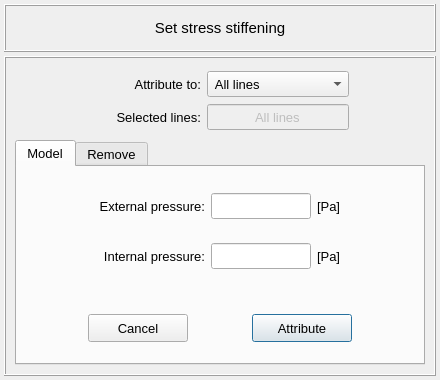
<?xml version="1.0" encoding="UTF-8"?>
<ui version="4.0">
 <class>Dialog</class>
 <widget class="QDialog" name="Dialog">
  <property name="geometry">
   <rect>
    <x>0</x>
    <y>0</y>
    <width>440</width>
    <height>380</height>
   </rect>
  </property>
  <property name="minimumSize">
   <size>
    <width>440</width>
    <height>380</height>
   </size>
  </property>
  <property name="maximumSize">
   <size>
    <width>440</width>
    <height>380</height>
   </size>
  </property>
  <property name="windowTitle">
   <string>Dialog</string>
  </property>
  <layout class="QGridLayout" name="gridLayout">
   <property name="leftMargin">
    <number>4</number>
   </property>
   <property name="topMargin">
    <number>4</number>
   </property>
   <property name="rightMargin">
    <number>4</number>
   </property>
   <property name="bottomMargin">
    <number>4</number>
   </property>
   <property name="spacing">
    <number>4</number>
   </property>
   <item row="0" column="0">
    <widget class="QFrame" name="frame">
     <property name="minimumSize">
      <size>
       <width>0</width>
       <height>48</height>
      </size>
     </property>
     <property name="maximumSize">
      <size>
       <width>16777215</width>
       <height>48</height>
      </size>
     </property>
     <property name="frameShape">
      <enum>QFrame::Box</enum>
     </property>
     <property name="frameShadow">
      <enum>QFrame::Raised</enum>
     </property>
     <layout class="QGridLayout" name="gridLayout_2">
      <item row="0" column="0">
       <widget class="QLabel" name="label">
        <property name="font">
         <font>
          <pointsize>11</pointsize>
         </font>
        </property>
        <property name="text">
         <string>Set stress stiffening</string>
        </property>
        <property name="alignment">
         <set>Qt::AlignCenter</set>
        </property>
       </widget>
      </item>
     </layout>
    </widget>
   </item>
   <item row="1" column="0">
    <widget class="QFrame" name="frame_2">
     <property name="frameShape">
      <enum>QFrame::Box</enum>
     </property>
     <property name="frameShadow">
      <enum>QFrame::Raised</enum>
     </property>
     <layout class="QGridLayout" name="gridLayout_7">
      <item row="0" column="0">
       <widget class="QFrame" name="frame_attribution_controls">
        <property name="frameShape">
         <enum>QFrame::NoFrame</enum>
        </property>
        <property name="frameShadow">
         <enum>QFrame::Raised</enum>
        </property>
        <layout class="QGridLayout" name="gridLayout_6">
         <property name="leftMargin">
          <number>4</number>
         </property>
         <property name="topMargin">
          <number>4</number>
         </property>
         <property name="rightMargin">
          <number>4</number>
         </property>
         <property name="bottomMargin">
          <number>4</number>
         </property>
         <property name="verticalSpacing">
          <number>7</number>
         </property>
         <item row="1" column="2">
          <widget class="QLineEdit" name="lineEdit_selected_id">
           <property name="enabled">
            <bool>false</bool>
           </property>
           <property name="minimumSize">
            <size>
             <width>0</width>
             <height>26</height>
            </size>
           </property>
           <property name="maximumSize">
            <size>
             <width>16777215</width>
             <height>26</height>
            </size>
           </property>
           <property name="font">
            <font>
             <pointsize>10</pointsize>
            </font>
           </property>
           <property name="focusPolicy">
            <enum>Qt::ClickFocus</enum>
           </property>
           <property name="styleSheet">
            <string notr="true"/>
           </property>
           <property name="text">
            <string>All lines</string>
           </property>
           <property name="alignment">
            <set>Qt::AlignCenter</set>
           </property>
          </widget>
         </item>
         <item row="1" column="0">
          <spacer name="horizontalSpacer_2">
           <property name="orientation">
            <enum>Qt::Horizontal</enum>
           </property>
           <property name="sizeHint" stdset="0">
            <size>
             <width>40</width>
             <height>20</height>
            </size>
           </property>
          </spacer>
         </item>
         <item row="0" column="2">
          <widget class="QComboBox" name="comboBox_attribution_type">
           <property name="minimumSize">
            <size>
             <width>0</width>
             <height>26</height>
            </size>
           </property>
           <property name="maximumSize">
            <size>
             <width>16777215</width>
             <height>26</height>
            </size>
           </property>
           <property name="font">
            <font>
             <pointsize>10</pointsize>
            </font>
           </property>
           <property name="toolTip">
            <string>&lt;html&gt;&lt;head/&gt;&lt;body&gt;&lt;p&gt;Enable stress stiffening effects to:&lt;/p&gt;&lt;/body&gt;&lt;/html&gt;</string>
           </property>
           <item>
            <property name="text">
             <string> All lines</string>
            </property>
           </item>
           <item>
            <property name="text">
             <string> Selected lines</string>
            </property>
           </item>
           <item>
            <property name="text">
             <string> Selected elements</string>
            </property>
           </item>
          </widget>
         </item>
         <item row="0" column="1">
          <widget class="QLabel" name="label_attribute_to">
           <property name="minimumSize">
            <size>
             <width>110</width>
             <height>26</height>
            </size>
           </property>
           <property name="maximumSize">
            <size>
             <width>110</width>
             <height>26</height>
            </size>
           </property>
           <property name="font">
            <font>
             <pointsize>10</pointsize>
            </font>
           </property>
           <property name="text">
            <string>Attribute to:</string>
           </property>
           <property name="alignment">
            <set>Qt::AlignRight|Qt::AlignTrailing|Qt::AlignVCenter</set>
           </property>
          </widget>
         </item>
         <item row="1" column="1">
          <widget class="QLabel" name="label_selected_id">
           <property name="minimumSize">
            <size>
             <width>110</width>
             <height>26</height>
            </size>
           </property>
           <property name="maximumSize">
            <size>
             <width>110</width>
             <height>26</height>
            </size>
           </property>
           <property name="font">
            <font>
             <pointsize>10</pointsize>
            </font>
           </property>
           <property name="text">
            <string>Selected lines:</string>
           </property>
           <property name="alignment">
            <set>Qt::AlignRight|Qt::AlignTrailing|Qt::AlignVCenter</set>
           </property>
          </widget>
         </item>
         <item row="1" column="5">
          <spacer name="horizontalSpacer_3">
           <property name="orientation">
            <enum>Qt::Horizontal</enum>
           </property>
           <property name="sizeHint" stdset="0">
            <size>
             <width>40</width>
             <height>20</height>
            </size>
           </property>
          </spacer>
         </item>
        </layout>
       </widget>
      </item>
      <item row="1" column="0">
       <widget class="QTabWidget" name="tabWidget_main">
        <property name="minimumSize">
         <size>
          <width>0</width>
          <height>0</height>
         </size>
        </property>
        <property name="maximumSize">
         <size>
          <width>16777215</width>
          <height>1000</height>
         </size>
        </property>
        <property name="font">
         <font>
          <pointsize>10</pointsize>
         </font>
        </property>
        <property name="currentIndex">
         <number>0</number>
        </property>
        <widget class="QWidget" name="tab_model">
         <attribute name="title">
          <string>Model</string>
         </attribute>
         <layout class="QGridLayout" name="gridLayout_5">
          <property name="leftMargin">
           <number>4</number>
          </property>
          <property name="topMargin">
           <number>4</number>
          </property>
          <property name="rightMargin">
           <number>4</number>
          </property>
          <property name="bottomMargin">
           <number>4</number>
          </property>
          <item row="0" column="1">
           <widget class="QFrame" name="frame_3">
            <property name="minimumSize">
             <size>
              <width>0</width>
              <height>120</height>
             </size>
            </property>
            <property name="frameShape">
             <enum>QFrame::NoFrame</enum>
            </property>
            <property name="frameShadow">
             <enum>QFrame::Raised</enum>
            </property>
            <layout class="QGridLayout" name="gridLayout_8">
             <property name="leftMargin">
              <number>4</number>
             </property>
             <property name="topMargin">
              <number>4</number>
             </property>
             <property name="rightMargin">
              <number>4</number>
             </property>
             <property name="bottomMargin">
              <number>4</number>
             </property>
             <item row="0" column="2">
              <widget class="QLineEdit" name="lineEdit_external_pressure">
               <property name="minimumSize">
                <size>
                 <width>100</width>
                 <height>26</height>
                </size>
               </property>
               <property name="maximumSize">
                <size>
                 <width>100</width>
                 <height>26</height>
                </size>
               </property>
               <property name="font">
                <font>
                 <pointsize>10</pointsize>
                 <weight>50</weight>
                 <italic>false</italic>
                 <bold>false</bold>
                </font>
               </property>
               <property name="styleSheet">
                <string notr="true"/>
               </property>
               <property name="text">
                <string/>
               </property>
               <property name="alignment">
                <set>Qt::AlignCenter</set>
               </property>
              </widget>
             </item>
             <item row="1" column="1">
              <widget class="QLabel" name="label_26">
               <property name="minimumSize">
                <size>
                 <width>0</width>
                 <height>26</height>
                </size>
               </property>
               <property name="maximumSize">
                <size>
                 <width>16777215</width>
                 <height>26</height>
                </size>
               </property>
               <property name="font">
                <font>
                 <pointsize>10</pointsize>
                </font>
               </property>
               <property name="text">
                <string>Internal pressure:</string>
               </property>
               <property name="alignment">
                <set>Qt::AlignRight|Qt::AlignTrailing|Qt::AlignVCenter</set>
               </property>
              </widget>
             </item>
             <item row="1" column="2">
              <widget class="QLineEdit" name="lineEdit_internal_pressure">
               <property name="minimumSize">
                <size>
                 <width>100</width>
                 <height>26</height>
                </size>
               </property>
               <property name="maximumSize">
                <size>
                 <width>100</width>
                 <height>26</height>
                </size>
               </property>
               <property name="font">
                <font>
                 <pointsize>10</pointsize>
                 <weight>50</weight>
                 <italic>false</italic>
                 <bold>false</bold>
                </font>
               </property>
               <property name="focusPolicy">
                <enum>Qt::StrongFocus</enum>
               </property>
               <property name="styleSheet">
                <string notr="true"/>
               </property>
               <property name="alignment">
                <set>Qt::AlignCenter</set>
               </property>
              </widget>
             </item>
             <item row="0" column="3">
              <widget class="QLabel" name="label_17">
               <property name="minimumSize">
                <size>
                 <width>0</width>
                 <height>26</height>
                </size>
               </property>
               <property name="maximumSize">
                <size>
                 <width>16777215</width>
                 <height>26</height>
                </size>
               </property>
               <property name="font">
                <font>
                 <pointsize>10</pointsize>
                </font>
               </property>
               <property name="text">
                <string>[Pa]</string>
               </property>
               <property name="alignment">
                <set>Qt::AlignLeading|Qt::AlignLeft|Qt::AlignVCenter</set>
               </property>
              </widget>
             </item>
             <item row="0" column="1">
              <widget class="QLabel" name="label_25">
               <property name="minimumSize">
                <size>
                 <width>0</width>
                 <height>26</height>
                </size>
               </property>
               <property name="maximumSize">
                <size>
                 <width>16777215</width>
                 <height>26</height>
                </size>
               </property>
               <property name="font">
                <font>
                 <pointsize>10</pointsize>
                </font>
               </property>
               <property name="text">
                <string>External pressure:</string>
               </property>
               <property name="alignment">
                <set>Qt::AlignRight|Qt::AlignTrailing|Qt::AlignVCenter</set>
               </property>
              </widget>
             </item>
             <item row="1" column="3">
              <widget class="QLabel" name="label_18">
               <property name="minimumSize">
                <size>
                 <width>0</width>
                 <height>26</height>
                </size>
               </property>
               <property name="maximumSize">
                <size>
                 <width>16777215</width>
                 <height>26</height>
                </size>
               </property>
               <property name="font">
                <font>
                 <pointsize>10</pointsize>
                </font>
               </property>
               <property name="text">
                <string>[Pa]</string>
               </property>
               <property name="alignment">
                <set>Qt::AlignLeading|Qt::AlignLeft|Qt::AlignVCenter</set>
               </property>
              </widget>
             </item>
             <item row="0" column="0">
              <spacer name="horizontalSpacer_5">
               <property name="orientation">
                <enum>Qt::Horizontal</enum>
               </property>
               <property name="sizeHint" stdset="0">
                <size>
                 <width>40</width>
                 <height>20</height>
                </size>
               </property>
              </spacer>
             </item>
             <item row="0" column="4">
              <spacer name="horizontalSpacer_6">
               <property name="orientation">
                <enum>Qt::Horizontal</enum>
               </property>
               <property name="sizeHint" stdset="0">
                <size>
                 <width>40</width>
                 <height>20</height>
                </size>
               </property>
              </spacer>
             </item>
            </layout>
           </widget>
          </item>
          <item row="1" column="1">
           <widget class="QFrame" name="frame_7">
            <property name="minimumSize">
             <size>
              <width>0</width>
              <height>60</height>
             </size>
            </property>
            <property name="maximumSize">
             <size>
              <width>16777215</width>
              <height>16777215</height>
             </size>
            </property>
            <property name="frameShape">
             <enum>QFrame::NoFrame</enum>
            </property>
            <property name="frameShadow">
             <enum>QFrame::Raised</enum>
            </property>
            <layout class="QGridLayout" name="gridLayout_9">
             <item row="0" column="1">
              <widget class="QPushButton" name="pushButton_attribute">
               <property name="minimumSize">
                <size>
                 <width>100</width>
                 <height>28</height>
                </size>
               </property>
               <property name="maximumSize">
                <size>
                 <width>100</width>
                 <height>28</height>
                </size>
               </property>
               <property name="font">
                <font>
                 <family>MS Shell Dlg 2</family>
                 <pointsize>10</pointsize>
                 <weight>50</weight>
                 <italic>false</italic>
                 <bold>false</bold>
                </font>
               </property>
               <property name="styleSheet">
                <string notr="true"/>
               </property>
               <property name="text">
                <string>Attribute</string>
               </property>
              </widget>
             </item>
             <item row="0" column="0">
              <widget class="QPushButton" name="pushButton_cancel">
               <property name="minimumSize">
                <size>
                 <width>100</width>
                 <height>28</height>
                </size>
               </property>
               <property name="maximumSize">
                <size>
                 <width>100</width>
                 <height>28</height>
                </size>
               </property>
               <property name="font">
                <font>
                 <family>MS Shell Dlg 2</family>
                 <pointsize>10</pointsize>
                 <weight>50</weight>
                 <italic>false</italic>
                 <bold>false</bold>
                </font>
               </property>
               <property name="styleSheet">
                <string notr="true"/>
               </property>
               <property name="text">
                <string>Cancel</string>
               </property>
              </widget>
             </item>
            </layout>
           </widget>
          </item>
         </layout>
        </widget>
        <widget class="QWidget" name="tab_remove">
         <attribute name="title">
          <string>Remove</string>
         </attribute>
         <layout class="QGridLayout" name="gridLayout_4">
          <property name="leftMargin">
           <number>6</number>
          </property>
          <property name="topMargin">
           <number>6</number>
          </property>
          <property name="rightMargin">
           <number>6</number>
          </property>
          <property name="bottomMargin">
           <number>6</number>
          </property>
          <property name="spacing">
           <number>4</number>
          </property>
          <item row="0" column="1">
           <widget class="QTreeWidget" name="treeWidget_stress_stiffening">
            <property name="minimumSize">
             <size>
              <width>0</width>
              <height>0</height>
             </size>
            </property>
            <property name="maximumSize">
             <size>
              <width>1000</width>
              <height>1000</height>
             </size>
            </property>
            <property name="font">
             <font>
              <family>MS Shell Dlg 2</family>
              <pointsize>9</pointsize>
             </font>
            </property>
            <property name="toolTip">
             <string>&lt;html&gt;&lt;head/&gt;&lt;body&gt;&lt;p&gt;&lt;span style=&quot; font-weight:400; font-style:normal;&quot;&gt;Select a group to remove the capped end attributed to lines&lt;/span&gt;&lt;/p&gt;&lt;/body&gt;&lt;/html&gt;</string>
            </property>
            <property name="indentation">
             <number>0</number>
            </property>
            <column>
             <property name="text">
              <string>Lines</string>
             </property>
             <property name="textAlignment">
              <set>AlignCenter</set>
             </property>
            </column>
            <column>
             <property name="text">
              <string>External pressure [Pa]</string>
             </property>
             <property name="textAlignment">
              <set>AlignCenter</set>
             </property>
            </column>
            <column>
             <property name="text">
              <string>Internal pressure [Pa]</string>
             </property>
             <property name="textAlignment">
              <set>AlignCenter</set>
             </property>
            </column>
           </widget>
          </item>
          <item row="1" column="1">
           <widget class="QFrame" name="frame_buttons">
            <property name="maximumSize">
             <size>
              <width>16777215</width>
              <height>80</height>
             </size>
            </property>
            <property name="frameShape">
             <enum>QFrame::NoFrame</enum>
            </property>
            <property name="frameShadow">
             <enum>QFrame::Raised</enum>
            </property>
            <layout class="QGridLayout" name="gridLayout_11">
             <property name="leftMargin">
              <number>4</number>
             </property>
             <property name="topMargin">
              <number>4</number>
             </property>
             <property name="rightMargin">
              <number>4</number>
             </property>
             <property name="bottomMargin">
              <number>4</number>
             </property>
             <item row="0" column="1">
              <widget class="QPushButton" name="pushButton_remove">
               <property name="minimumSize">
                <size>
                 <width>100</width>
                 <height>28</height>
                </size>
               </property>
               <property name="maximumSize">
                <size>
                 <width>100</width>
                 <height>28</height>
                </size>
               </property>
               <property name="font">
                <font>
                 <family>MS Shell Dlg 2</family>
                 <pointsize>10</pointsize>
                 <weight>50</weight>
                 <italic>false</italic>
                 <bold>false</bold>
                </font>
               </property>
               <property name="styleSheet">
                <string notr="true"/>
               </property>
               <property name="text">
                <string>Remove</string>
               </property>
              </widget>
             </item>
             <item row="0" column="0">
              <widget class="QPushButton" name="pushButton_reset">
               <property name="minimumSize">
                <size>
                 <width>100</width>
                 <height>28</height>
                </size>
               </property>
               <property name="maximumSize">
                <size>
                 <width>100</width>
                 <height>28</height>
                </size>
               </property>
               <property name="font">
                <font>
                 <pointsize>10</pointsize>
                </font>
               </property>
               <property name="styleSheet">
                <string notr="true"/>
               </property>
               <property name="text">
                <string>Reset</string>
               </property>
              </widget>
             </item>
            </layout>
           </widget>
          </item>
         </layout>
        </widget>
       </widget>
      </item>
     </layout>
    </widget>
   </item>
  </layout>
 </widget>
 <resources/>
 <connections/>
</ui>
